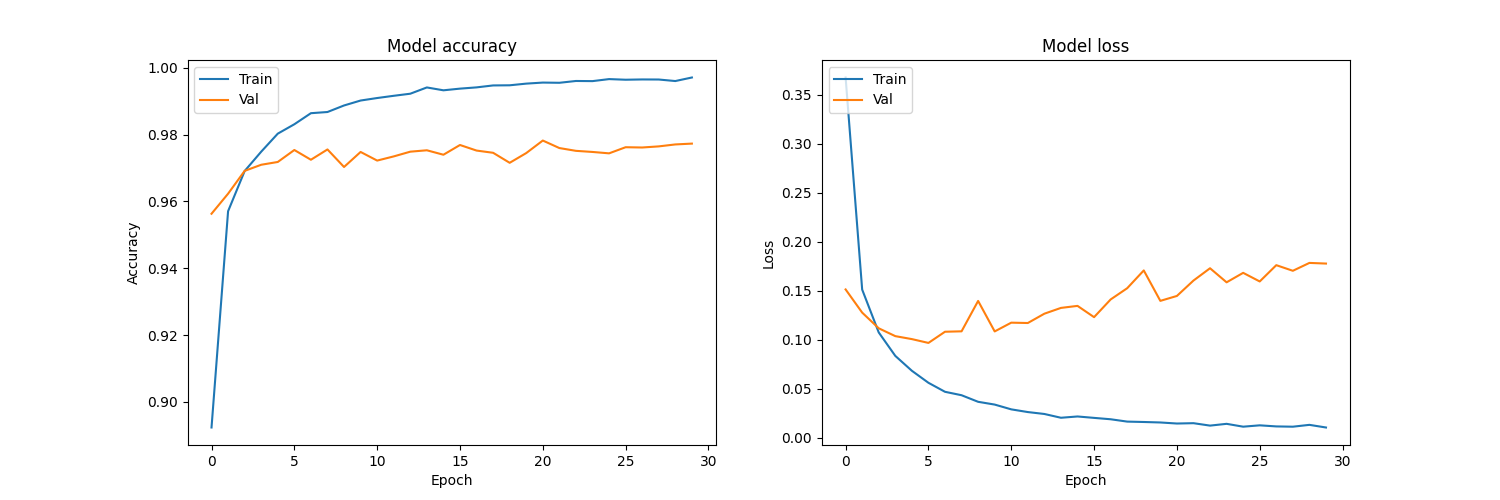

This chart was generated by the following Python code:
#Analizar el dataset MNIST con una red neuronal (RNA)

import numpy as np
import matplotlib.pyplot as plt
import tensorflow as tf

# Cargar el dataset
(x_train, y_train), (x_test, y_test) = tf.keras.datasets.mnist.load_data()

# Normalizar los datos
x_train = x_train / 255.0
x_test = x_test / 255.0

# print(x_train[0])
# print(y_train[0])

# Mostrar una imagen en figura 1
# plt.figure(1)
# plt.imshow(x_train[0], cmap='gray')
# plt.title(f'Número: {str(y_train[0])}')
# plt.show()

# Crear el modelo
model = tf.keras.models.Sequential([
    tf.keras.layers.Flatten(input_shape=(28, 28)),
    tf.keras.layers.Dense(128, activation='relu'),
    tf.keras.layers.Dense(64, activation='relu'),
    tf.keras.layers.Dense(32, activation='relu'),
    tf.keras.layers.Dropout(0.2),
    tf.keras.layers.Dense(10, activation='softmax')
])

# Compilar el modelo
model.compile(optimizer='adam',
              loss='sparse_categorical_crossentropy',
              metrics=['accuracy'])

# Entrenar el modelo con un conjunto de validación
history = model.fit(x_train, y_train, epochs=30, validation_split=0.2)


# Evaluar el modelo
loss, accuracy = model.evaluate(x_test, y_test)
print(f'Loss: {loss}, Accuracy: {accuracy}')

#Crear gráfica de accuracy y otra de loss en la misma figura
plt.figure(figsize=(15, 5))
#Accuracy vs Epochs Train and Test
plt.subplot(1, 2, 1)
plt.plot(history.history['accuracy'])
plt.plot(history.history['val_accuracy'])
plt.title('Model accuracy')
plt.ylabel('Accuracy')
plt.xlabel('Epoch')
plt.legend(['Train', 'Val'], loc='upper left')
#Loss vs Epochs Train and Test
plt.subplot(1, 2, 2)
plt.plot(history.history['loss'])
plt.plot(history.history['val_loss'])
plt.title('Model loss')
plt.ylabel('Loss')
plt.xlabel('Epoch')
plt.legend(['Train', 'Val'], loc='upper left')
plt.savefig('mnist/neural.png')
plt.show()

# Guardar el modelo
model.save('mnist/neural.h5')